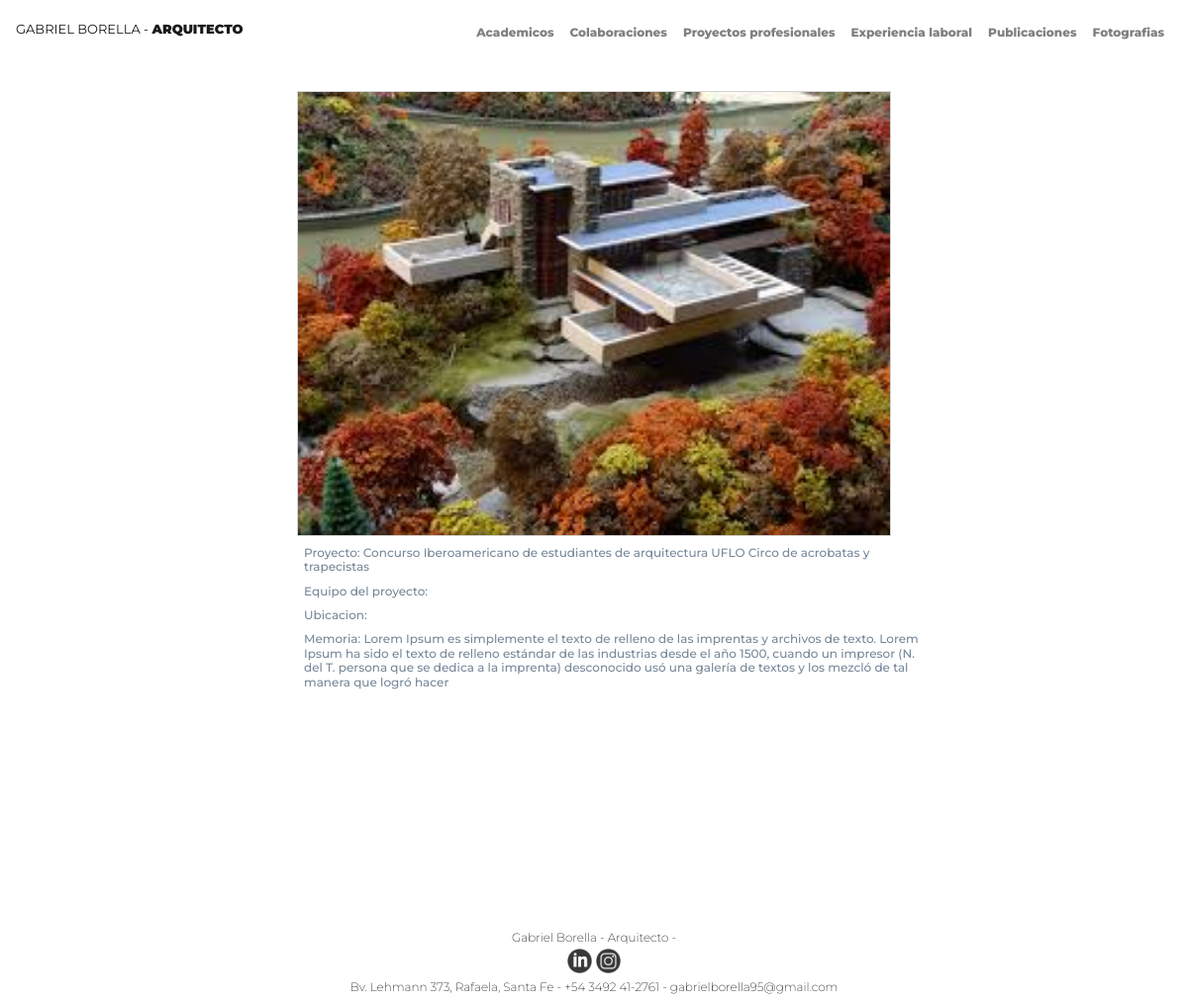
The page /ver_detalles/1/ on the database as committed earlier.
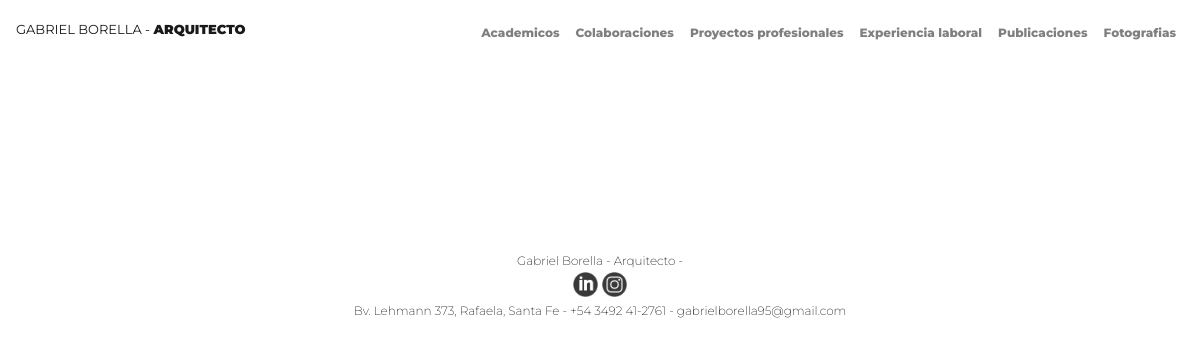
The same page on the database as committed later.
### inicio/models.py (models this page shows, shortened)
class Imagen(models.Model):
    proyecto = models.ForeignKey(Proyecto, on_delete=models.CASCADE,blank=True, null=True )
    img = models.ImageField(upload_to='imagenes/%Y/%m/%d', null=True)
    resumen = models.CharField('Explicacion',max_length=500, blank=True, null=True)
    estado = models.BooleanField(default=True)
    class Meta:
        verbose_name='Imagen'
        verbose_name_plural='Imagenes'
        ordering=['id']

class Proyecto(models.Model):
    nombre = models.CharField('Nombre del proyecto', max_length=100, blank=True, null=True)
    img_principal = models.ImageField(upload_to='principales/%Y/%m/%d', null=True, blank=True)
    ubicacion = models.CharField('Ubicacion', max_length=100, blank=True, null=True)
    anio = models.IntegerField('A#o', blank=True, null=True)
    categoria = models.ForeignKey(Categoria, on_delete=models.CASCADE)
    equipo = models.CharField('Equipo de proyecto',max_length=300, blank=True, null=True)
    descripcion = models.TextField('Memoria',blank=True, null=True)
    estado = models.BooleanField(default=True)
    orden = models.IntegerField(blank=True, null=True)
    class Meta:
        verbose_name='Proyecto'
        verbose_name_plural='Proyectos'
        ordering = ['orden']

### inicio/views.py (the view)
# urls.py: path('ver_detalles/<int:id>/', views.ver_detalles, name='ver_detalles'),
def ver_detalles(request, id):
    detalles = Imagen.objects.filter(proyecto=id)
    contexto = {
        'detalles':detalles,
    }
    return render(request, 'inicio/galeria.html', contexto)

### inicio/templates/inicio/galeria.html (shortened to what this page needs)
{% extends 'inicio/index.html' %}
{% block nav %}
<nav class="navbar navbar-expand-md fixed-top mb-auto  navbar-light navbar-toggleable-md menu-fixed">
     <label><a class="navbar-brand nombre active" href="{% url 'inicio:proyectos_list' %}">GABRIEL BORELLA - <span class="arq">ARQUITECTO</span></a></label>
      <div class="collapse navbar-collapse" id="contenido-nav">
            <div class="navbar-nav text-center ml-auto desplegable">
              <a class="nav-item nav-link menu" aria-current="page" href="{% url 'inicio:academico' categoria_id=2 %}">Academicos</a>
              <a class="nav-item nav-link menu" href="{% url 'inicio:colaboraciones' categoria_id=1 %}">Colaboraciones</a>
              <a class="nav-item nav-link menu" href="{% url 'inicio:profesionales' categoria_id=3 %}">Proyectos profesionales</a>
              <a class="nav-item nav-link menu" href="{% url 'inicio:exp_laboral' categoria_id=4 %}">Experiencia laboral </a>
              <a class="nav-item nav-link menu" href="{% url 'inicio:publicaciones' categoria_id=5 %}">Publicaciones</a>
              <a class="nav-item nav-link menu" href="{% url 'inicio:fotos' %}">Fotografias</a>
          </div>
      </div>
    </nav>
  {% endblock nav %}
{% block content %}
<div class="container-md-carrousel"">
      <div class="row">
            <div class="col-sm-12">
                  <div id="carouselExampleControls" class="carousel slide" data-ride="carousel">
                        <div class="carousel-inner">
                                    {% for imagen in detalles %}
                              <div class="carousel-item {% if forloop.counter0 == 0 %} active {% endif %} ">
                                    <img src="{{imagen.img.url}}" alt="..." class="d-block w-100">
                              <a class="carousel-control-prev" href="#carouselExampleControls" role="button" data-slide="prev">
                              </a>
                              <a class="carousel-control-next" href="#carouselExampleControls" role="button" data-slide="next">
                              </a>
                              <div class="datos-proyecto">
                                    <h4 class="name-proj">Proyecto: {{imagen.proyecto.nombre}}</h4>
                                    <h4 class="name-arq">Equipo del proyecto: {{imagen.proyecto.arquitecto}}</h4>
                                    <h5 class="name-arq">Ubicacion: {{imagen.proyecto.datos.ubicacion}}</h5>
                                    <h6 class="name-arq">Memoria: {{imagen.proyecto.descripcion}}</h6>
                                    <br><br><br>
                              </div>
                        </div>
                              {% endfor %}
                        </div>
                  </div>
            </div>
      </div>
</div>
<br><br>
{% endblock content %}

### inicio/templates/inicio/index.html (shortened to what this page needs)
{% load static %}
<!doctype html>
<html lang="en">
  <head>
    <link rel="stylesheet" href="https://cdn.jsdelivr.net/npm/bootstrap@4.6.0/dist/css/bootstrap.min.css">
    <link rel="stylesheet" href="{% static 'css/mis_estilos.css' %}">
  </head>
  <body>
  {% block nav %}{% endblock nav %}
  <br><br><br>
  <div class="container">
  {% block content %}
  {% endblock content %}
<br><br><br><br>
  </div>
  <footer class="navbar navbar-fixed-bottom">
    <div class="container-footer">
        <p class="footer-name">Gabriel Borella - Arquitecto -</p>
        <div class="footer-redes">
        <a href="https://www.linkedin.com/in/gabriel-borella-368509200/" target="_blank"><img src="{% static 'img/linkedin.jpg' %}" style="width:25px;"></a>
        <a href="https://www.instagram.com/gabyborella/" target="_blank"><img src="{% static 'img/instagram.jpg' %}" style="width:25px;"></a>
        </div>
        <p class="footer-datos">Bv. Lehmann 373, Rafaela, Santa Fe - +54 3492 41-2761 - gabrielborella95@gmail.com</p>
    </div>
</footer>
</body>
</html>

### static/css/mis_estilos.css (style rules this page uses)
* { margin: 0; padding: 0; box-sizing: border-box; }
body { background:white; font-family: 'Montserrat'; margin: 0; padding: 0; min-height: 100vh; }
.navbar { background-color: #FFF; height: 65px; width: 100vw; margin-bottom: 15px; }
.menu-fixed { position: fixed; z-index: 1000; width: 100%; max-width: 1000; }
.nombre { font-size: 13px; padding: 0; }
.arq { font-weight: 900; }
.menu { color: rgb(22, 22, 22); font-weight:800; font-size: 12px; text-align: right; }
.desplegable { background: white; align-items: center; }
.container { width: 100%; }
img { width:100%; }
footer { align-self: flex-end; background-color: white; width: 100%; line-height: 3px; height:100px; }
.container-footer { text-align:center; margin: auto; margin-top: 15px; }
.footer-name { color: rgb(0,0,0); font-weight: 200; font-size: 12px; }
.footer-datos { color: rgb(0,0,0); font-weight: 200; font-size: 12px; }
.footer-redes { margin-bottom: 12px; margin-top: -6px; }

Rows that differ between the two databases and show on the page:
removed Imagen: img (picture), proyecto.nombre "Concurso Iberoamericano de estudiantes de arquitectura UFLO Circo de acrobatas y trapecistas", proyecto.descripcion "Lorem Ipsum es simplemente el texto de relleno de las imprentas y archivos de texto. Lorem Ipsum ha sido el texto de relleno estándar de las industrias desde el año 1500, cuando un impresor (N. del T. persona que se dedica a la imprenta) desconocido usó una galería de textos y los mezcló de tal manera que logró hacer"
